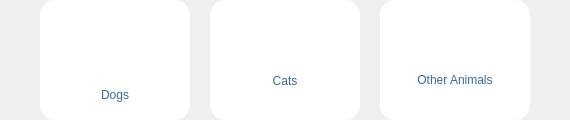
           <widget class="QWidget" name="widget_10" native="true">
            <layout class="QHBoxLayout" name="horizontalLayout_5">
             <property name="spacing">
              <number>0</number>
             </property>
             <property name="leftMargin">
              <number>0</number>
             </property>
             <property name="topMargin">
              <number>0</number>
             </property>
             <property name="rightMargin">
              <number>0</number>
             </property>
             <property name="bottomMargin">
              <number>0</number>
             </property>
             <item>
              <spacer name="horizontalSpacer_3">
               <property name="orientation">
                <enum>Qt::Horizontal</enum>
               </property>
               <property name="sizeHint" stdset="0">
                <size>
                 <width>40</width>
                 <height>20</height>
                </size>
               </property>
              </spacer>
             </item>
             <item>
              <widget class="QWidget" name="opt_dog" native="true">
               <property name="minimumSize">
                <size>
                 <width>150</width>
                 <height>120</height>
                </size>
               </property>
               <property name="maximumSize">
                <size>
                 <width>150</width>
                 <height>120</height>
                </size>
               </property>
               <property name="cursor">
                <cursorShape>PointingHandCursor</cursorShape>
               </property>
               <property name="styleSheet">
                <string notr="true">QWidget{
background-color: white;
border-radius: 15px;
}
QWidget:hover{
background-color: #C3BBAB;
border-radius: 15px;
}
</string>
               </property>
               <layout class="QVBoxLayout" name="verticalLayout_4">
                <property name="topMargin">
                 <number>20</number>
                </property>
                <property name="bottomMargin">
                 <number>12</number>
                </property>
                <item alignment="Qt::AlignHCenter">
                 <widget class="QPushButton" name="icon_dog">
                  <property name="minimumSize">
                   <size>
                    <width>100</width>
                    <height>50</height>
                   </size>
                  </property>
                  <property name="maximumSize">
                   <size>
                    <width>100</width>
                    <height>50</height>
                   </size>
                  </property>
                  <property name="styleSheet">
                   <string notr="true"> background-color: rgba(255, 0, 0, 0);</string>
                  </property>
                  <property name="text">
                   <string/>
                  </property>
                  <property name="icon">
                   <iconset>
                    <normaloff>../img/icons8-animal-44.png</normaloff>../img/icons8-animal-44.png</iconset>
                  </property>
                  <property name="iconSize">
                   <size>
                    <width>100</width>
                    <height>100</height>
                   </size>
                  </property>
                 </widget>
                </item>
                <item>
                 <widget class="QPushButton" name="btn_opt_dog">
                  <property name="styleSheet">
                   <string notr="true">color: #356a9c;
font: 600 16pt &quot;Bahnschrift&quot;;
 background-color: rgba(255, 0, 0, 0);</string>
                  </property>
                  <property name="text">
                   <string>Dogs</string>
                  </property>
                 </widget>
                </item>
               </layout>
              </widget>
             </item>
             <item>
              <spacer name="horizontalSpacer_5">
               <property name="orientation">
                <enum>Qt::Horizontal</enum>
               </property>
               <property name="sizeType">
                <enum>QSizePolicy::Fixed</enum>
               </property>
               <property name="sizeHint" stdset="0">
                <size>
                 <width>20</width>
                 <height>20</height>
                </size>
               </property>
              </spacer>
             </item>
             <item alignment="Qt::AlignHCenter|Qt::AlignVCenter">
              <widget class="QWidget" name="opt_cat" native="true">
               <property name="minimumSize">
                <size>
                 <width>150</width>
                 <height>120</height>
                </size>
               </property>
               <property name="maximumSize">
                <size>
                 <width>150</width>
                 <height>120</height>
                </size>
               </property>
               <property name="cursor">
                <cursorShape>PointingHandCursor</cursorShape>
               </property>
               <property name="styleSheet">
                <string notr="true">QWidget{
background-color: white;
border-radius: 15px;
}
QWidget:hover{
background-color: #C3BBAB;
border-radius: 15px;
}
</string>
               </property>
               <layout class="QVBoxLayout" name="verticalLayout_5">
                <property name="topMargin">
                 <number>10</number>
                </property>
                <item>
                 <widget class="QPushButton" name="pushButton_5">
                  <property name="text">
                   <string/>
                  </property>
                  <property name="icon">
                   <iconset>
                    <normaloff>../img/icons8-cat-48.png</normaloff>../img/icons8-cat-48.png</iconset>
                  </property>
                  <property name="iconSize">
                   <size>
                    <width>100</width>
                    <height>100</height>
                   </size>
                  </property>
                 </widget>
                </item>
                <item>
                 <widget class="QPushButton" name="pushButton_6">
                  <property name="styleSheet">
                   <string notr="true">color: #356a9c;
font: 600 16pt &quot;Bahnschrift&quot;;
background-color: rgba(255, 0, 0, 0);</string>
                  </property>
                  <property name="text">
                   <string>Cats</string>
                  </property>
                 </widget>
                </item>
               </layout>
              </widget>
             </item>
             <item>
              <spacer name="horizontalSpacer_6">
               <property name="orientation">
                <enum>Qt::Horizontal</enum>
               </property>
               <property name="sizeType">
                <enum>QSizePolicy::Fixed</enum>
               </property>
               <property name="sizeHint" stdset="0">
                <size>
                 <width>20</width>
                 <height>20</height>
                </size>
               </property>
              </spacer>
             </item>
             <item alignment="Qt::AlignHCenter|Qt::AlignVCenter">
              <widget class="QWidget" name="opt_other" native="true">
               <property name="minimumSize">
                <size>
                 <width>150</width>
                 <height>120</height>
                </size>
               </property>
               <property name="maximumSize">
                <size>
                 <width>150</width>
                 <height>120</height>
                </size>
               </property>
               <property name="cursor">
                <cursorShape>PointingHandCursor</cursorShape>
               </property>
               <property name="styleSheet">
                <string notr="true">QWidget{
background-color: white;
border-radius: 15px;
}
QWidget:hover{
background-color: #C3BBAB;
border-radius: 15px;
}
</string>
               </property>
               <layout class="QVBoxLayout" name="verticalLayout_6">
                <item>
                 <widget class="QPushButton" name="pushButton_3">
                  <property name="text">
                   <string/>
                  </property>
                  <property name="icon">
                   <iconset>
                    <normaloff>../img/icons8-animal-shelter-50.png</normaloff>../img/icons8-animal-shelter-50.png</iconset>
                  </property>
                  <property name="iconSize">
                   <size>
                    <width>100</width>
                    <height>100</height>
                   </size>
                  </property>
                 </widget>
                </item>
                <item>
                 <widget class="QPushButton" name="pushButton_4">
                  <property name="styleSheet">
                   <string notr="true">color: #356a9c;
font: 600 16pt &quot;Bahnschrift&quot;;
background-color: rgba(255, 0, 0, 0);</string>
                  </property>
                  <property name="text">
                   <string>Other Animals</string>
                  </property>
                 </widget>
                </item>
               </layout>
              </widget>
             </item>
             <item>
              <spacer name="horizontalSpacer_4">
               <property name="orientation">
                <enum>Qt::Horizontal</enum>
               </property>
               <property name="sizeHint" stdset="0">
                <size>
                 <width>40</width>
                 <height>20</height>
                </size>
               </property>
              </spacer>
             </item>
            </layout>
           </widget>
